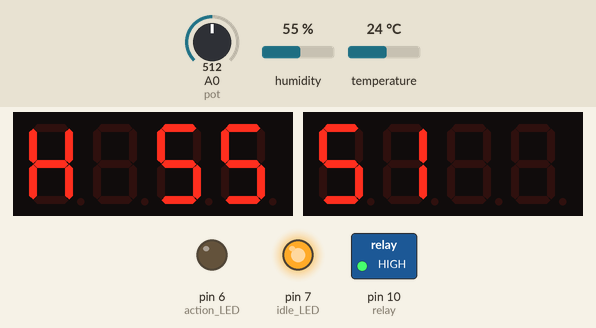
The sketch below on a simulated Arduino Uno, built with avr-gcc and run on an emulated ATmega328P. Parts: 2 × 4-digit seven-segment display, switched loads named in the sketch (green lamp = pin HIGH), output pins drawn as LEDs (lit = HIGH). The test bench sets the inputs (shaded band); at power-on: humidity 55 %, A0 (pot) = 512, temperature 24 °C.

Above: at 6.5 s.
6.6 s: humidity set to 48 %
At 8.3 s:
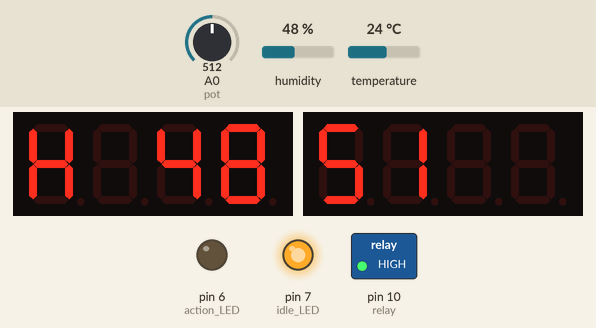
9.2 s: humidity set to 45 %
At 11.2 s:
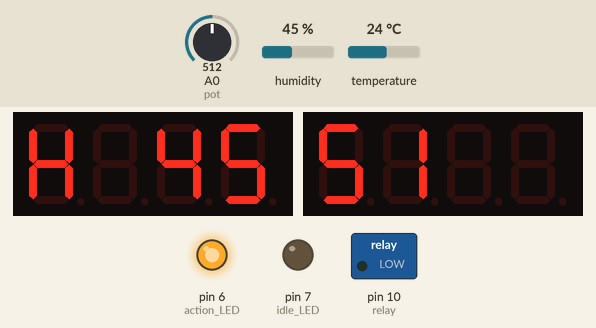
11.8 s: A0 (pot) set to 488
At 13.8 s:
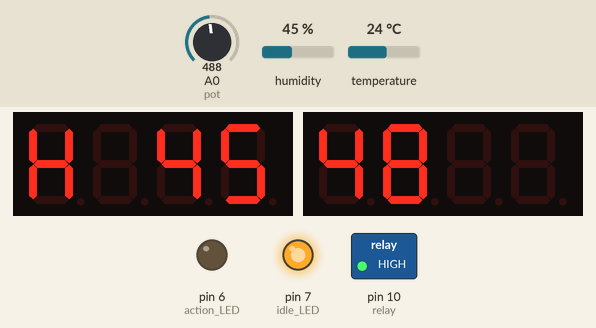
14.4 s: A0 (pot) set to 110
At 17.5 s:
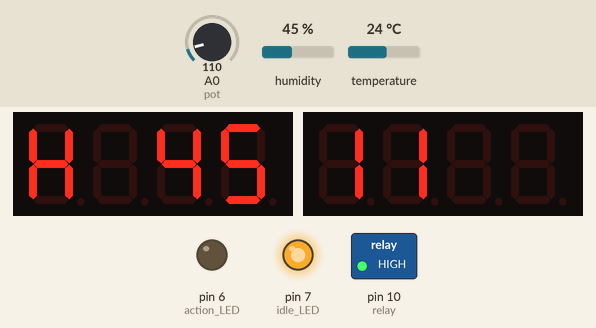
17.8 s: A0 (pot) set to 90
At 20.2 s:
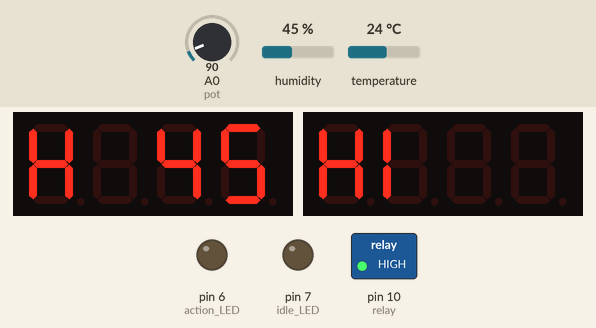
23.7 s: A0 (pot) set to 0
At 27.5 s:
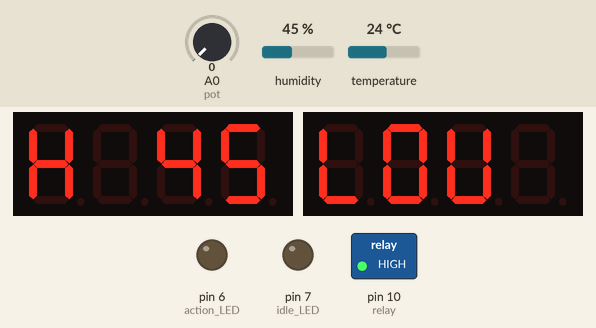
Timing chart, 0 to 30.6 s (numbered marks = the images above; inputs shaded):
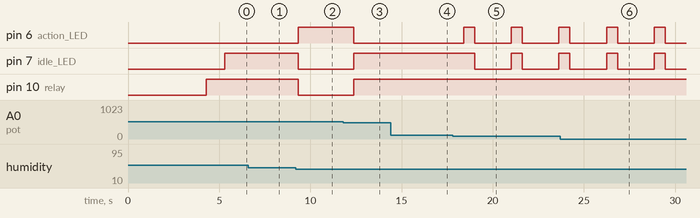

Measured:
- the behaviour switches between 47 and 46 % on humidity (found by bisection; images 1 and 2)
- the behaviour switches between 500 and 499 on A0 (pot) (found by bisection; images 2 and 3)
- the behaviour switches between 100 and 99 on A0 (pot) (found by bisection; images 4 and 5)
- after the input at 6.6 s, the display: changes after 0.73 s (image 1)
- after the input at 9.2 s, pin 6 (action_LED): LOW → HIGH after 0.14 s; pin 7 (idle_LED), pin 10 (relay): HIGH → LOW after 0.14 s; the display: first changes after 0.14 s (image 2 shows a later state)
- after the input at 11.8 s, pin 6 (action_LED): HIGH → LOW after 0.57 s; pin 7 (idle_LED), pin 10 (relay): LOW → HIGH after 0.57 s; the display: changes after 0.57 s (image 3)
- after the input at 14.4 s, the display: changes after 2.0 s (image 4)
- after the input at 17.8 s, pin 6 (action_LED): alternates HIGH for 0.60 s and LOW for 2.0 s, starting after 0.61 s; pin 7 (idle_LED): alternates HIGH for 0.60 s and LOW for 2.0 s, starting after 1.2 s; the display: first changes after 0.61 s (image 5 shows a later state)
- after the input at 23.7 s, the display: first differs from a run without the input after 2.5 s (image 6 shows a later state)

The sketch:

Core_Upd_07.03.19.ino
```cpp
/*
 *
 *  SmarTBox By MadHackers
 *  Libraries Used DHT , SevenSegmentTM1637
 *  Fourh/Optimized Version
 *  .Upgrade at 17.03.19
 *  .Latest Upgrade at 03.07.19
 */

/*
 *   Libraries
 */

#include "DHT.h"
#include "SevenSegmentTM1637.h"

/*
 *  PINS
 */

const byte PR_CLK = 5;   // Primary Display CLK PIN
const byte PR_DIO = 4;   // Primary Display DATA PIN

const byte SEC_CLK = 3;   // Secondary Display CLK PIN
const byte SEC_DIO = 2;   // Secondary Display DATA PIN

#define DHTPIN 13     // DHT Digital PIN 13
#define DHTTYPE DHT22   // DHT 22  (AM2302) Version
#define pot A0  // 10KoM Potentiometer PIN
#define relay 10  // Relay Module PIN
#define action_LED 6  // Green LED PIN
#define idle_LED 7  // RED LED PIN

/*
 *   VARIABLES
 */

int pot_value = 0;  // 10KoM Potentiometer Calue
byte h_humid = 0;   // DHT22 Humidity Value

/*
 *   INITS
 */

SevenSegmentTM1637    prim_display(PR_CLK, PR_DIO);   // INIT Primary Display
SevenSegmentTM1637    sec_display(SEC_CLK, SEC_DIO);  // INIT Secondary Display
DHT dht(DHTPIN, DHTTYPE); // IMIT DHT22 (AM2302) Temperature & Humidity Sensor

// run setup code
void setup() {
  Serial.begin(9600);  // initializes the Serial connection @ 9600 baud
  TM1637INITS(); // INIT TM1637 7Segment Displays

  dht.begin();    // INIT DHT

  // Set Outputs
  pinMode(relay, OUTPUT);
  pinMode(action_LED, OUTPUT);
  pinMode(idle_LED, OUTPUT);

  digitalWrite(relay, HIGH); // Turn OFF Relay By Default
  delay(1000);      // wait 1000 ms
};

/*
 *   L O O P
 */

void loop() {

      /*
       *   ASSIGN VALUES
       */
      setValues();

      secondaryShow(); // Set Desired Humidity Level From 10KoM Potentiometer
      primaryShow(); // Print Current Humidity Value

      comparator();  // Start The Process
      delay(2000);
};

void TM1637INITS(){
   prim_display.begin();
   sec_display.begin();

   prim_display.setBacklight(50);   // Adjust Brightnesses
   sec_display.setBacklight(50);    // Adjust Brightnesses

   prim_display.print("INIT");   // INIT Immitation

   for (uint8_t i=0; i <= 100; i+=10){
      sec_display.print(i);
      delay(100);
   }

   sec_display.print("DONE");
   sec_display.blink();
   delay(100);
   TM1637ScreenClear();
}

/*
 *   TM1637 Screen Clear
 */

void TM1637ScreenClear(){
  sec_display.clear();
  prim_display.clear();
}


/*
 *   SETTERS
 */

void setValues(){
    // Get Value of 10KoM Potentiometer
    pot_value = analogRead(pot);
    pot_value /= 10;
    h_humid =  dht.readHumidity();
}

/*
 *    GETTERS
 */

 void secondaryShow(){
      sec_display.clear();
      sec_display.print(pot_value);   // Show Humidity
 }

 void primaryShow(){

     // Added Display H and T With Values AT 03.26.19
     // Show H + Humidity Level
     prim_display.clear();
     prim_display.setCursor(0,0);
     prim_display.print("H");   // Show H Symbol
     prim_display.setCursor(1,2);
     prim_display.print(h_humid);  // Show Current Humidity Level
 }

void switchRelay(bool key){
  // LOW for Turning ON
  // HIGH for Turning OFF
  if (key) digitalWrite(relay, LOW);
  else digitalWrite(relay, HIGH);
}

bool setBaunds(){

  // Sensor Error
  if(h_humid == 0)
  {
    blinkError();
    prim_display.print("SENSOR ERROR");
  }

  else
  {
    // If Potentiometer Returned Values are Less than 10 and More than 90 SwitchOff Relay
    // Edited At 03.26.19 was 90
    if (pot_value < 10 || pot_value > 95){

      // Stop
      switchRelay(false);
      blinkError();
      // Edited At 03.26.19 was 10
      if (pot_value < 5) sec_display.print("LOU");
      else sec_display.print("HI");
      return false;
    }
    else return true;
  }
}

void comparator(){
   if (setBaunds()){
    // Edited At 03.26.19 WAS +2
     if((h_humid+5) <= pot_value){
        // Start Process
        switchRelay(true);
        digitalWrite(action_LED, HIGH);
        digitalWrite(idle_LED, LOW);
        sec_display.blink();
     }
     else{
        // Stop Process
        switchRelay(false);
        digitalWrite(action_LED, LOW);
        digitalWrite(idle_LED, HIGH);
     }
   }
}

void blinkError(){
      digitalWrite(idle_LED, HIGH);
      digitalWrite(action_LED, HIGH);
      delay(600);
      digitalWrite(idle_LED, LOW);
      digitalWrite(action_LED, LOW);
}
```
